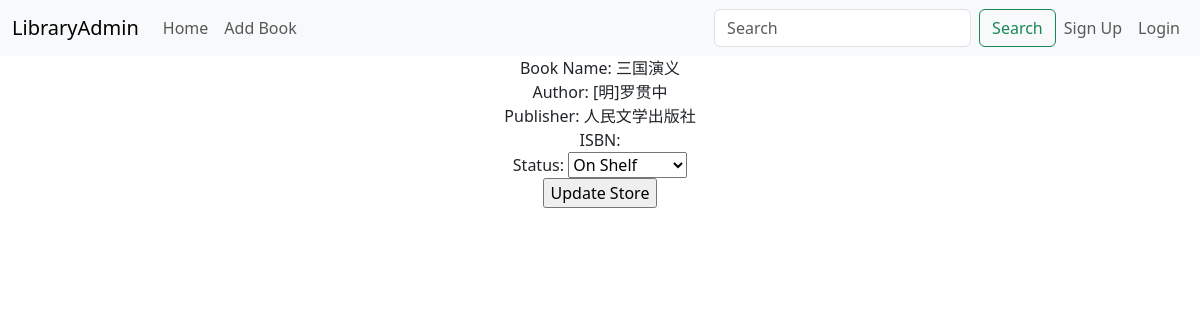
Screenshot of /store/update/bd83a55cdd12bc1595d2ffce631056f7 with the database file from the repository.
### tables this page shows
CREATE TABLE book (
    id TEXT PRIMARY KEY,
    name TEXT,
    author TEXT,
    publisher  TEXT,
    isbn TEXT,
    image TEXT,
    flag TEXT
);

CREATE TABLE store (
    id TEXT PRIMARY KEY,
    book_id TEXT REFERENCES book(id) ON DELETE CASCADE ON UPDATE CASCADE,
    status TEXT,
    flag TEXT
);

### app.py (the view, shortened to what this page needs)
@app.route("/store/update/<store_id>", methods=['GET', 'POST'])
def store_update(store_id):
    mode = "update"
    if request.method == 'GET':
        cur = g.db.execute("select * from book inner join store where store.id=? and book.id=store.book_id",
                           [
                               store_id,
                           ])
        row = cur.fetchone()
        cur.close()
        return render_template("store_update.html", data=row, mode=mode)
    else:
        raise Exception("Unkown request method: %s" % request.method)

### app.py (called while the page is built)
def dict_factory(cursor, row):
    d = {}
    for idx, col in enumerate(cursor.description):
        d[col[0]] = row[idx]
    return d

@app.before_request
def connect_db():
    db = getattr(g, 'db', None)
    if db is None:
        g.db = sqlite3.connect(DATABASE)
        g.db.row_factory = dict_factory

### templates/store_update.html (shortened to what this page needs)
{% extends 'base.html' %}
{% block content %}
    <div align="center">
        <div>
            <span>Book Name: {{ data['name'] }}</span>
        </div>
        <div>
            <span>Author: {{ data['author'] }}</span>
        </div>
        <div>
            <span>Publisher: {{ data['publisher'] }}</span>
        </div>
        <div>
            <span>ISBN: {{ data['isbn'] }}</span>
        </div>
        <form method="post" action="
        {% if mode == 'new' %}
            {{ url_for('store_new', book_id=data['id']) }}
        {% elif mode == 'update' %}
            {{ url_for('store_update', book_id=book_id, store_id=data['id']) }}
        {% else %}
            {{ None }}
        {% endif %}
        ">
            <div>
                <label for="status">Status:</label>
                <select id="status" name="status">
                    <option value="0" {% if mode=='new' or data['status']=='0' %}selected{% endif %}>On Shelf</option>
                </select>
            </div>
            <div>
                <input type="submit"
                       {% if mode=='update' %}
                       value="Update Store"
                       {% elif mode=='new' %}
                       value="Add Store"
                       {% endif %}
                />
            </div>
        </form>
    </div>
{% endblock %}

### rows the page displays
book: name "三国演义", author "[明]罗贯中", publisher "人民文学出版社"
store: status "On Shelf"
